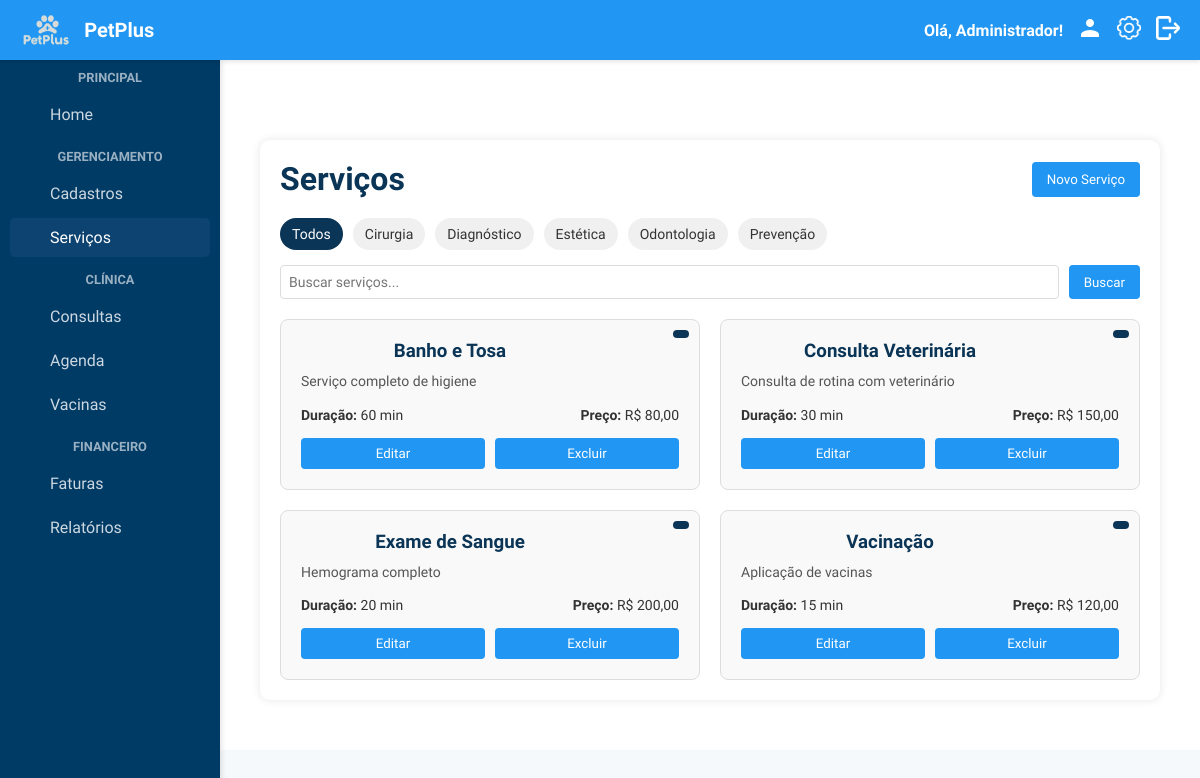
Page /servicos/servicos.php (signed in) on the earlier database version.
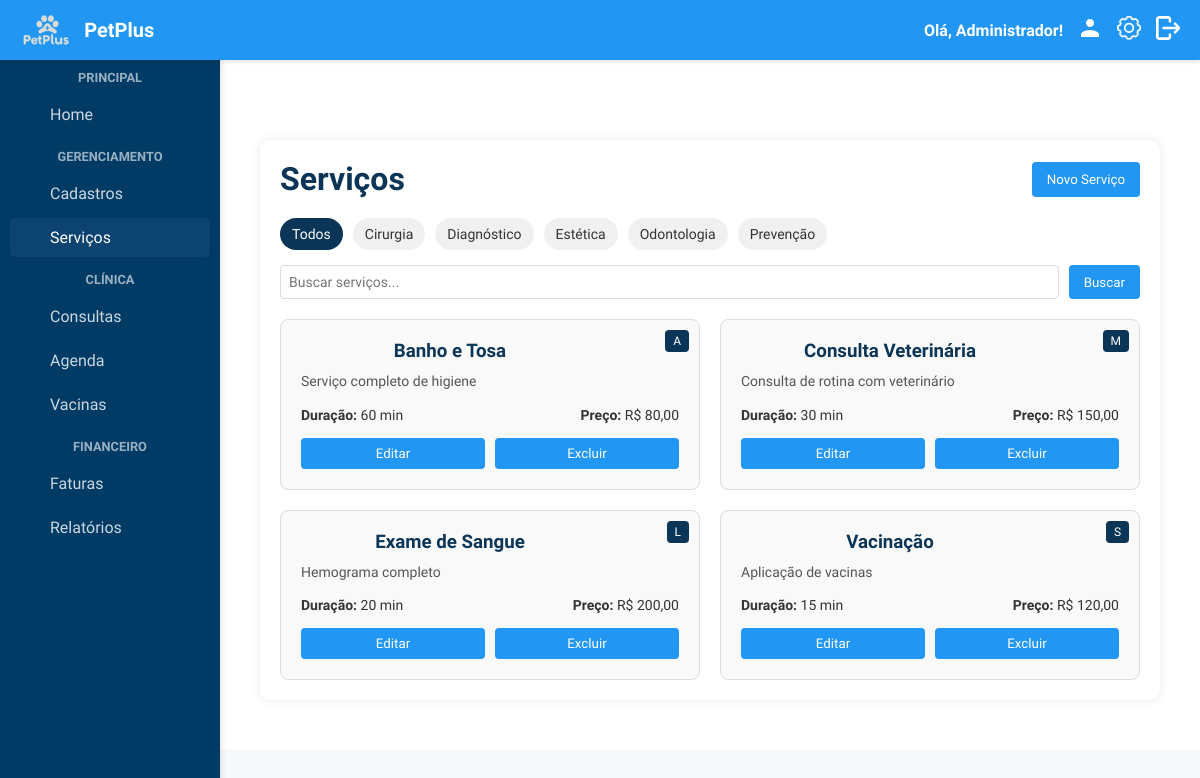
Same page on the later database version.
### tables this page shows
CREATE TABLE IF NOT EXISTS Servicos (
    id_servico INT AUTO_INCREMENT PRIMARY KEY,
    nome VARCHAR(100) NOT NULL,
    descricao TEXT,
    preco DECIMAL(10,2) NOT NULL,
    duracao INT,
    categoria VARCHAR(100) NOT NULL,
    status_s ENUM('ativo', 'inativo') DEFAULT 'ativo'
);

### servicos/servicos.php (the view, shortened to what this page needs)
<?php
require_once('../includes/header.php');
require_once('../includes/sidebar.php');
$conn = conecta_db();
$categoriasEstaticas = [
    'Prevenção',
    'Estética',
    'Diagnóstico',
    'Cirurgia',
    'Odontologia',
];
sort($categoriasEstaticas);
$servicos = [];
$sql = "SELECT id_servico, nome, descricao, preco, duracao, categoria, status_s FROM Servicos ORDER BY nome";
$result = $conn->query($sql);
if ($result) {
    if ($result->num_rows > 0) {
        while ($row = $result->fetch_assoc()) {
            $servicos[] = $row;
        }
    }
} else {
    error_log("Erro ao buscar serviços: " . $conn->error);
    $mensagem = "Erro ao carregar serviços do banco de dados.";
    $tipo_mensagem = "erro";
}
$categoriaFiltro = $_GET['categoria'] ?? '';
$termoBusca = $_GET['busca'] ?? '';
?>
<div class="container">
    <div class="card">
        <div class="header-card">
            <h1>Serviços</h1>
            <button class="btn-novo" onclick="abrirModalServico()">Novo Serviço</button>
        </div>
        <div class="filtro-container">
            <div class="categorias-filtro">
                <a href="servicos.php" class="categoria-item <?php echo empty($categoriaFiltro) ? 'ativo' : ''; ?>">Todos</a>
                <?php foreach ($categoriasEstaticas as $categoria):  ?>
                    <a href="?categoria=<?php echo urlencode($categoria); ?>" class="categoria-item <?php echo $categoriaFiltro === $categoria ? 'ativo' : ''; ?>">
                        <?php echo htmlspecialchars($categoria); ?>
                    </a>
                <?php endforeach; ?>
            </div>
            <form action="" method="GET" class="form-busca">
                <input type="text" name="busca" placeholder="Buscar serviços..." value="<?php echo htmlspecialchars($termoBusca); ?>">
                <button type="submit" class="btn-buscar">Buscar</button>
            </form>
        </div>
        <div class="servicos-grid">
            <?php if (empty($servicos)): ?>
                <div class="mensagem-vazia">
                    <p>Nenhum serviço encontrado.</p>
                </div>
            <?php else: ?>
                <?php foreach ($servicos as $servico): ?>
                    <div class="servico-card">
                        <div class="servico-categoria"><?php echo isset($servico['categoria']) ? htmlspecialchars($servico['categoria']) : 'N/A'; ?></div>
                        <h3><?php echo htmlspecialchars($servico['nome']); ?></h3>
                        <p class="servico-descricao"><?php echo htmlspecialchars($servico['descricao']); ?></p>
                        <div class="servico-detalhes">
                            <span><strong>Duração:</strong> <?php echo htmlspecialchars($servico['duracao']); ?> min</span>
                            <span><strong>Preço:</strong> R$ <?php echo number_format($servico['preco'], 2, ',', '.'); ?></span>
                        </div>
                        <div class="servico-acoes">
                            <button class="btn-editar" onclick="abrirModalServico(<?php echo htmlspecialchars($servico['id_servico']); ?>)">Editar</button>
                            <button class="btn-excluir" onclick="confirmarExclusao(<?php echo htmlspecialchars($servico['id_servico']); ?>)">Excluir</button>
                        </div>
                    </div>
                <?php endforeach; ?>
            <?php endif; ?>
        </div>
    </div>
</div>
</body>
</html>

### includes/header.php (shortened to what this page needs)
<?php
function determinarCaminhoBase() {
    $caminhoAtual = $_SERVER['SCRIPT_NAME'];
    $partesCaminho = explode('/', $caminhoAtual);
    array_pop($partesCaminho);
    $diretorioAtual = end($partesCaminho);
    $niveis = 0;
    if ($diretorioAtual != 'PetPlus' && $diretorioAtual != '') {
        $niveis = 1;
    }
    $caminhoBase = '';
    for ($i = 0; $i < $niveis; $i++) {
        $caminhoBase .= '../';
    }
    return $caminhoBase;
}
$caminhoBase = determinarCaminhoBase();
$nomeUsuario = isset($_SESSION['nome']) ? $_SESSION['nome'] : 'Usuário';
?>
<!DOCTYPE html>
<html lang="pt-br">
<head>
    <link rel="stylesheet" href="<?php echo $caminhoBase; ?>includes/temas.css">
    <link rel="stylesheet" href="<?php echo $caminhoBase; ?>includes/global.css">
</head>
<body>
    <header class="header">
        <a href="<?php echo $caminhoBase; ?>home/index.php" class="logo">
            <img src="<?php echo $caminhoBase; ?>Imagens/logo.png" alt="PetPlus Logo">
            <span>PetPlus</span>
        </a>
        <div class="usuario-acoes">
            <span class="usuario-nome">Olá, <?php echo htmlspecialchars($nomeUsuario); ?>!</span>
            <div class="dropdown">
                <img src="<?php echo $caminhoBase; ?>Imagens/usuario.png" alt="Usuário" class="dropdown-icon">
            </div>
            <div class="dropdown">
                <img src="<?php echo $caminhoBase; ?>Imagens/config.png" alt="Configurações" class="dropdown-icon">
            </div>
            <a href="<?php echo $caminhoBase; ?>home/logout.php">
                <img src="<?php echo $caminhoBase; ?>Imagens/sair.png" alt="Sair" class="dropdown-icon">
            </a>
        </div>
    </header>

### includes/sidebar.php (shortened to what this page needs)
<?php
function isActive($pagina) {
    $scriptName = $_SERVER['SCRIPT_NAME'];
    $currentPage = basename($scriptName);
    $checkPage = basename($pagina);
    return (strpos($currentPage, $checkPage) !== false) ? 'active' : '';
}
?>
<aside class="sidebar">
    <nav class="sidebar-menu">
        <div class="menu-category">
            <h3 class="category-title">Principal</h3>
            <a href="<?php echo $caminhoBase; ?>home/index.php" class="menu-item <?php echo isActive('home/index.php'); ?>">
                <span>Home</span>
            </a>
        </div>
        <div class="menu-category">
            <h3 class="category-title">Gerenciamento</h3>
            <a href="<?php echo $caminhoBase; ?>cadastrar_pet/cadastrar_pets.php" class="menu-item <?php echo isActive('cadastrar_pet/cadastrar_pets.php'); ?>">
                <span>Cadastros</span>
            </a>
            <a href="<?php echo $caminhoBase; ?>servicos/servicos.php" class="menu-item <?php echo isActive('servicos/servicos.php'); ?>">
                <span>Serviços</span>
            </a>
        </div>
        <div class="menu-category">
            <h3 class="category-title">Clínica</h3>
            <a href="<?php echo $caminhoBase; ?>historico_consultas/historico-consultas.php" class="menu-item <?php echo isActive('historico_consultas/historico-consultas.php'); ?>">
                <span>Consultas</span>
            </a>
            <a href="<?php echo $caminhoBase; ?>agenda/agenda.php" class="menu-item <?php echo isActive('fa-clipboard-list'); ?>">
                <span>Agenda</span>
            </a>
            <a href="<?php echo $caminhoBase; ?>vacinas_e_controle_do_peso/vacinas-peso.php" class="menu-item <?php echo isActive('vacinas_e_controle_do_peso/vacinas-peso.php'); ?>">
                <span>Vacinas</span>
            </a>
        </div>
        <div class="menu-category">
            <h3 class="category-title">Financeiro</h3>
            <a href="<?php echo $caminhoBase; ?>fatura_detalhada/fatura-detalhada.php" class="menu-item <?php echo isActive('fatura_detalhada/fatura-detalhada.php'); ?>">
                <span>Faturas</span>
            </a>
            <a href="<?php echo $caminhoBase; ?>relatorio_atendimentos/relatorio-atendimentos.php" class="menu-item <?php echo isActive('relatorio_atendimentos/relatorio-atendimentos.php'); ?>">
                <span>Relatórios</span>
            </a>
        </div>
    </nav>
</aside>

### includes/temas.css (style rules this page uses)
.tema-claro { --cor-fundo: #f6f9fc; --cor-texto: #333; --cor-primaria: #2196f3; --cor-secundaria: #0b3556; --cor-borda: #ddd; --cor-fundo-card: #fff; --cor-fundo-header: #2196f3; --cor-texto-header: #fff; }
body { background-color: var(--cor-fundo); color: var(--cor-texto); }
.header { background-color: var(--cor-fundo-header) !important; color: var(--cor-texto-header) !important; }
.container, .conteudo { background-color: var(--cor-fundo-card) !important; border-color: var(--cor-borda) !important; }
button, .btn-primary, .botao { background-color: var(--cor-primaria) !important; color: #fff !important; }
.header { transition: background-color 0.3s ease; }

### includes/global.css (style rules this page uses)
* { margin: 0; padding: 0; box-sizing: border-box; font-family: "Quicksand", sans-serif; }
body { background-color: #f6f9fc; padding-top: 60px; }
.container { margin-left: 220px; padding: 20px; transition: margin-left 0.3s; }
.card { background-color: #ffffff; padding: 30px; border-radius: 10px; box-shadow: 0 2px 8px rgba(0, 0, 0, 0.1); max-width: 900px; margin: 0 auto 30px; }
h1, h2, h3 { color: #003b66; text-align: center; margin-bottom: 20px; }
input, select, textarea { width: 100%; padding: 10px; border-radius: 6px; border: 1px solid #ccc; font-size: 14px; box-sizing: border-box; }

### includes/header.php (style rules this page uses)
.header { background-color: #2196f3; color: white; display: flex; align-items: center; justify-content: space-between; padding: 10px 20px; box-shadow: 0 2px 4px rgba(0,0,0,0.1); position: fixed; top: 0; left: 0; right: 0; z-index: 1000; height: 60px; }
.logo { display: flex; align-items: center; text-decoration: none; color: white; }
.logo img { height: 40px; margin-right: 10px; }
.logo span { font-size: 20px; font-weight: 700; }
.usuario-acoes { display: flex; align-items: center; gap: 15px; }
.dropdown { position: relative; display: inline-block; }
.dropdown-icon { width: 24px; height: 24px; cursor: pointer; }
.usuario-nome { font-weight: 600; }

### includes/sidebar.php (style rules this page uses)
.sidebar { width: 220px; background-color: #003b66; color: white; position: fixed; top: 60px; bottom: 0; left: 0; overflow-y: auto; z-index: 900; transition: width 0.3s; box-shadow: 2px 0 5px rgba(0,0,0,0.1); }
.menu-category { margin-bottom: 15px; padding: 0 10px; }
.category-title { font-size: 0.8rem; text-transform: uppercase; color: rgba(255,255,255,0.6); margin: 10px 0; padding: 0 10px; }
.menu-item { display: flex; align-items: center; padding: 10px; color: rgba(255,255,255,0.8); text-decoration: none; transition: all 0.2s; border-radius: 5px; margin-bottom: 5px; }
.menu-item.active { background-color: #0d4371; color: white; font-weight: 500; }

Differences in the rows shown:
changed servicos "Banho e Tosa": categoria (not shown) → "A"
changed servicos "Consulta Veterinária": categoria (not shown) → "M"
changed servicos "Exame de Sangue": categoria (not shown) → "L"
changed servicos "Vacinação": categoria (not shown) → "S"
